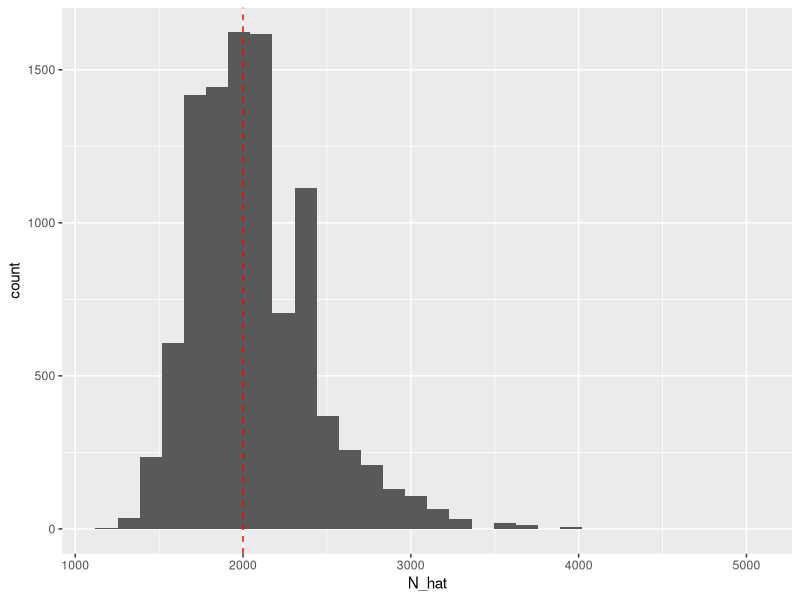

The R script that drew this image:
## ---- chunk 1
knitr::opts_chunk$set(echo = TRUE, message = FALSE)
## ---- chunk 2
# set true value
N_true <- 2000
## ---- chunk 3
# number in first sample
r <- 200

# make vector of "marked" and "unmarked" individuals after initial sample
marked <- c(rep(1, r), rep(0, N_true -r))
## ---- chunk 4
# write function to simulate second sample
mark_recapture <- function(marked, m){
  samp2 <- sample(marked, size = m, replace = F)
  x <- sum(samp2)
  return(x)
}
## ---- chunk 5
# choose number of simulations
n_sims <- 10000
# number in second sample
m <- 300

# simulate!
R <- replicate(n_sims, mark_recapture(marked, m))

# calculate MoM estimate
N_hat_vec <- r * m / R

# plot
library(tidyverse)
data.frame(N_hat = N_hat_vec) %>%
  ggplot(., aes(x = N_hat)) +
  geom_histogram() +
  geom_vline(xintercept = N_true, col = "red", linetype = "dashed")
